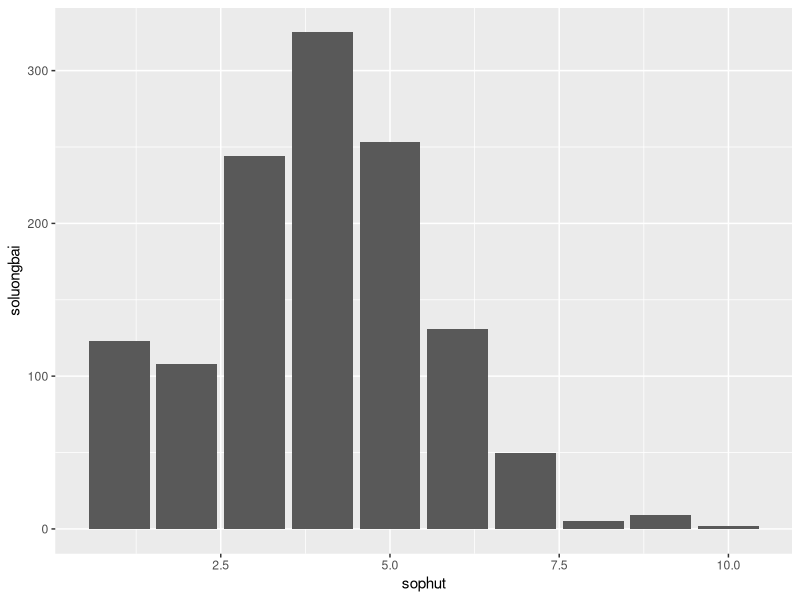
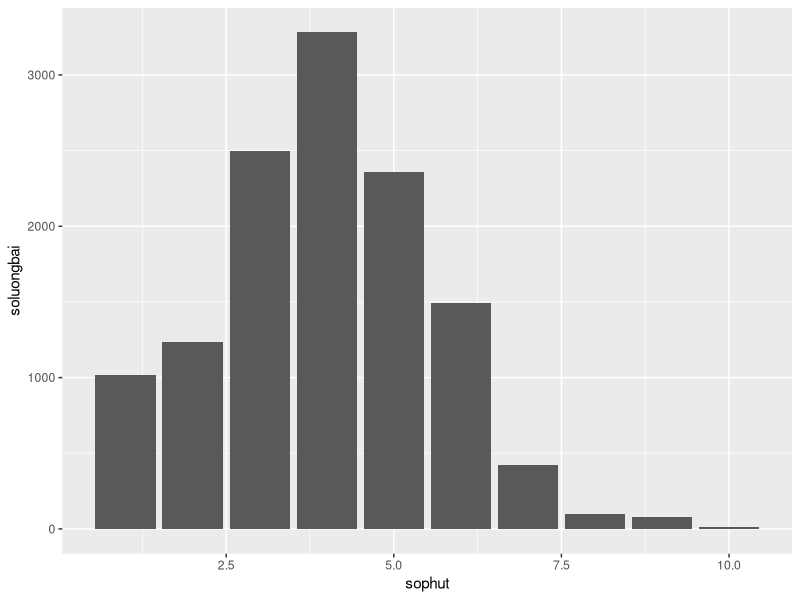
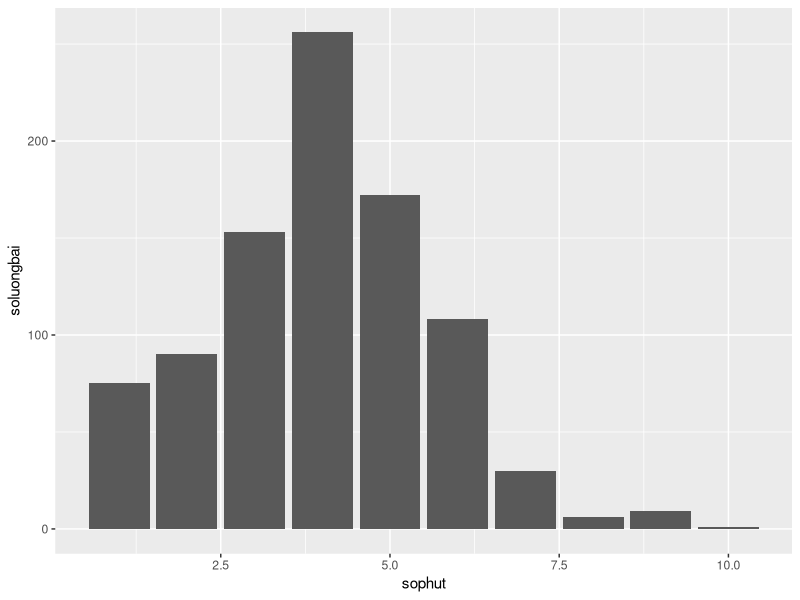

The R script that drew these images, in order:
ipod <- sample(c(rep(1, 250),
                 rep(2,300),
                 rep(3, 600),
                 rep(4, 800),
                 rep(5, 550),
                 rep(6, 350),
                 rep(7, 100),
                 rep(8, 25),
                 rep(9, 20),
                 rep(10, 5)))
library(ggplot2)
#lay mẫu kích thước 25 50 lần
a = c()
for (i in 1:50){
  x = sample(ipod,25,replace = TRUE)
  a = c(a,x)
}
dem1=0
for (i in a){
  if (i == 1 ){dem1=dem1+1}
}
dem2=0
for (i in a){
  if (i == 2 ){dem2=dem2+1}
}
dem3=0
for (i in a){
  if (i == 3 ){dem3=dem3+1}
}
dem4=0
for (i in a){
  if (i == 4 ){dem4=dem4+1}
}
dem5=0
for (i in a){
  if (i == 5 ){dem5=dem5+1}
}
dem6=0
for (i in a){
  if (i == 6 ){dem6=dem6+1}
}
dem7=0
for (i in a){
  if (i == 7 ){dem7=dem7+1}
}
dem8=0
for (i in a){
  if (i == 8 ){dem8=dem8+1}
}
dem9=0
for (i in a){
  if (i == 9 ){dem9=dem9+1}
}
dem10=0
for (i in a){
  if (i == 10 ){dem10=dem10+1}
}
dt = data.frame(sophut = 1:10, soluongbai = c(dem1,dem2,dem3,dem4,dem5,dem6,dem7,dem8,dem9,dem10))
ggplot(data = dt,aes(x = sophut,y = soluongbai))+
  geom_histogram(posiion="stack", stat="identity")
#xac xuat bai hat 6 phut tro di
xacxuat = (dem6+dem7+dem8+dem9+dem10)/length(a)
xacxuat
#Lấy mẫu kích thước 25 500 lần
a = c()
for (i in 1:500){
  x = sample(ipod,25,replace = TRUE)
  a = c(a,x)
}
dem1=0
for (i in a){
  if (i == 1 ){dem1=dem1+1}
}
dem2=0
for (i in a){
  if (i == 2 ){dem2=dem2+1}
}
dem3=0
for (i in a){
  if (i == 3 ){dem3=dem3+1}
}
dem4=0
for (i in a){
  if (i == 4 ){dem4=dem4+1}
}
dem5=0
for (i in a){
  if (i == 5 ){dem5=dem5+1}
}
dem6=0
for (i in a){
  if (i == 6 ){dem6=dem6+1}
}
dem7=0
for (i in a){
  if (i == 7 ){dem7=dem7+1}
}
dem8=0
for (i in a){
  if (i == 8 ){dem8=dem8+1}
}
dem9=0
for (i in a){
  if (i == 9 ){dem9=dem9+1}
}
dem10=0
for (i in a){
  if (i == 10 ){dem10=dem10+1}
}
dt = data.frame(sophut = 1:10, soluongbai = c(dem1,dem2,dem3,dem4,dem5,dem6,dem7,dem8,dem9,dem10))
ggplot(data = dt,aes(x = sophut,y = soluongbai))+
  geom_histogram(posiion="stack", stat="identity")
#xac xuat bai hat 6 phut tro di
xacxuat = (dem6+dem7+dem8+dem9+dem10)/length(a)
xacxuat
#lấy mẫu kích thước 30 30 lần
a = c()
for (i in 1:30){
  x = sample(ipod,30,replace = TRUE)
  a = c(a,x)
}
dem1=0
for (i in a){
  if (i == 1 ){dem1=dem1+1}
}
dem2=0
for (i in a){
  if (i == 2 ){dem2=dem2+1}
}
dem3=0
for (i in a){
  if (i == 3 ){dem3=dem3+1}
}
dem4=0
for (i in a){
  if (i == 4 ){dem4=dem4+1}
}
dem5=0
for (i in a){
  if (i == 5 ){dem5=dem5+1}
}
dem6=0
for (i in a){
  if (i == 6 ){dem6=dem6+1}
}
dem7=0
for (i in a){
  if (i == 7 ){dem7=dem7+1}
}
dem8=0
for (i in a){
  if (i == 8 ){dem8=dem8+1}
}
dem9=0
for (i in a){
  if (i == 9 ){dem9=dem9+1}
}
dem10=0
for (i in a){
  if (i == 10 ){dem10=dem10+1}
}
dt = data.frame(sophut = 1:10, soluongbai = c(dem1,dem2,dem3,dem4,dem5,dem6,dem7,dem8,dem9,dem10))
ggplot(data = dt,aes(x = sophut,y = soluongbai))+
  geom_histogram(posiion="stack", stat="identity")
#xac xuat bai hat 6 phut tro di
xacxuat = (dem6+dem7+dem8+dem9+dem10)/length(a)
xacxuat

